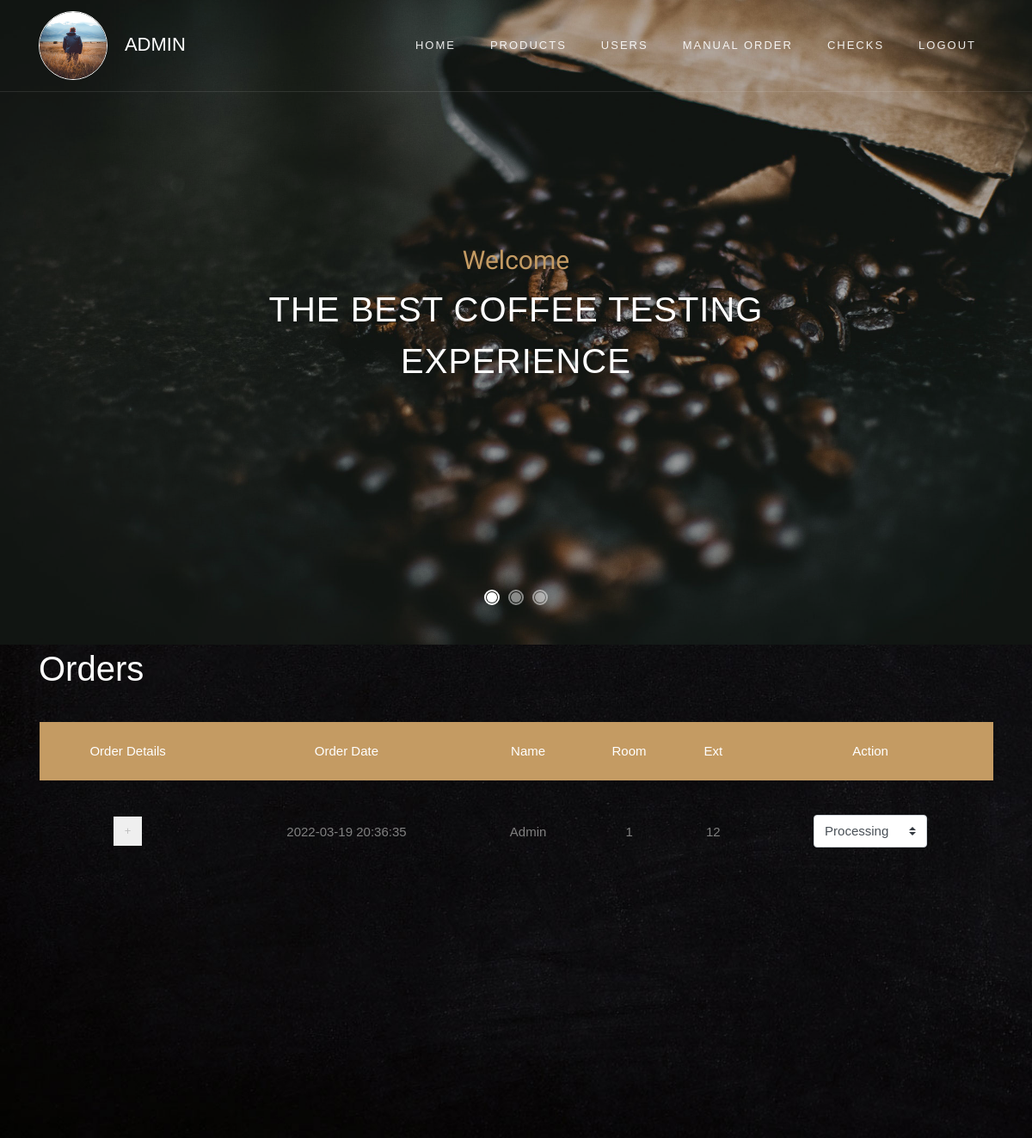
Screenshot of /Admin/views/home.php (signed in) with the database file from the repository.
### tables this page shows
CREATE TABLE `orders` (
  `id` int(100) NOT NULL,
  `date` datetime NOT NULL,
  `status` varchar(100) NOT NULL,
  `totalPrice` int(100) NOT NULL,
  `user_id` int(100) NOT NULL
);

CREATE TABLE `users` (
  `id` int(100) NOT NULL,
  `name` varchar(100) NOT NULL,
  `email` varchar(100) NOT NULL,
  `password` varchar(100) NOT NULL,
  `roomNum` int(100) NOT NULL,
  `ext` varchar(100) NOT NULL,
  `profile_Picture` varchar(100) DEFAULT NULL,
  `role` varchar(100) NOT NULL
);

### DataBase.php (called while the page is built, shortened)
<?php
class DataBase
{
    private $userName;
    private $userPass;
    private $dsn;
    private $db;
    public function __construct()
    {
        $this->serverName  = "localhost";
        $this->userName = "root";
        $this->userPass  = "";
        $this->dbName = "cafeteria";
        $this->charSet = "utf8mb4";
        $this->dsn = "mysql:host=" . $this->serverName . "; dbname=" . $this->dbName . "; charset=" . $this->charSet;
    }
    public function connect()
    {
        try {
            $this->db = new PDO($this->dsn, $this->userName, $this->userPass);
        } catch (PDOException $err) {
            die($err->getMessage());
        }
    }
    public function showOrders()
    {
        try {
            $query = 'SELECT * FROM users
            JOIN orders ON users.id = orders.user_id WHERE status ="Processing" ORDER BY date DESC';
            $stmt = $this->db->prepare($query);
            $stmt->execute();
            $orders = $stmt->fetchAll();
            return $orders;
        } catch (PDOException $e) {
            return false;
        }
    }
}

### Admin/views/home.php (the view, shortened to what this page needs)
<!DOCTYpE html>
<html lang="en">
<head>
  <link rel="stylesheet" href="../css/animate.css">
  <link rel="stylesheet" href="../css/owl.carousel.min.css">
  <link rel="stylesheet" href="../css/icomoon.css">
  <link rel="stylesheet" href="../css/style.css">
</head>
<body>
  <?php   require_once("navbar.php");
  ?>
  <section class="home-slider owl-carousel">
    <div class="slider-item" style="background-image: url(../images/bg_1.jpg);">
      <div class="overlay"></div>
      <div class="container">
        <div class="row slider-text justify-content-center align-items-center" data-scrollax-parent="true">
          <div class="col-md-8 col-sm-12 text-center ftco-animate">
            <span class="subheading">Welcome</span>
            <h1 class="mb-4">The Best Coffee Testing Experience</h1>
          </div>
        </div>
      </div>
    </div>
  </section>
  <section class="container user-home">
    <h1> Orders </h1>
    <hr />
    <div class="container">
      <div class="row">
        <table class="table">
          <thead class="thead-primary">
            <tr class="text-center">
              <th>Order Details</th>
              <th>Order Date</th>
              <th>Name</th>
              <th>Room</th>
              <th>Ext</th>
              <th>Action</th>
            </tr>
          </thead>
          <tbody>
            <?php
             require_once("../../DataBase.php");
            $db = new DataBase();
            try {
              $db->connect();
              $orders = $db->showOrders();
              if ($orders) {
                foreach ($orders as $order) {
            ?>
                  <tr class="<?= $order['id'] ?>">
                    <td>
                      <button class="btn btn-default btn-xs" data-bs-toggle="collapse" data-bs-target="<?php echo "#demo" . $order['id'] ?>">
                        <span>+</span>
                      </button>
                    </td>
                    <td><?php echo $order["date"] ?></td>
                    <td><?php echo $order["name"] ?></td>
                    <td><?php echo $order["roomNum"] ?></td>
                    <td><?php echo $order["ext"] ?></td>
                    <td>
                    <select class="custom-select col-sm-6" id="status" onChange="changeStatus(this.value, <?php echo $order["id"] ?>)" name="status">
                        <option value="Processing" <?php if ($order["status"] == "Processing") {
                                                      echo "selected";
                                                    } ?>>Processing</option>
                      </select>
                    </td>
                  </tr>
                  <tr class="<?= $order['id'] ?>">
                    <td colspan="5" class="hiddenRow">
                    </td>
                  </tr>
            <?php
                }
              }
            } catch (PDOException $e) {
              echo 'Connection failed: ' . $e->getMessage();
            }
            ?>
          </tbody>
        </table>
      </div>
    </div>
  </section>
</body>
</html>

### rows the page displays
orders: date "2022-03-19 20:36:35", user.name "Admin", user.roomNum "1", user.ext "12", status "Processing"
orders: status "Processing"

### other values shown
$userName "ADMIN"
